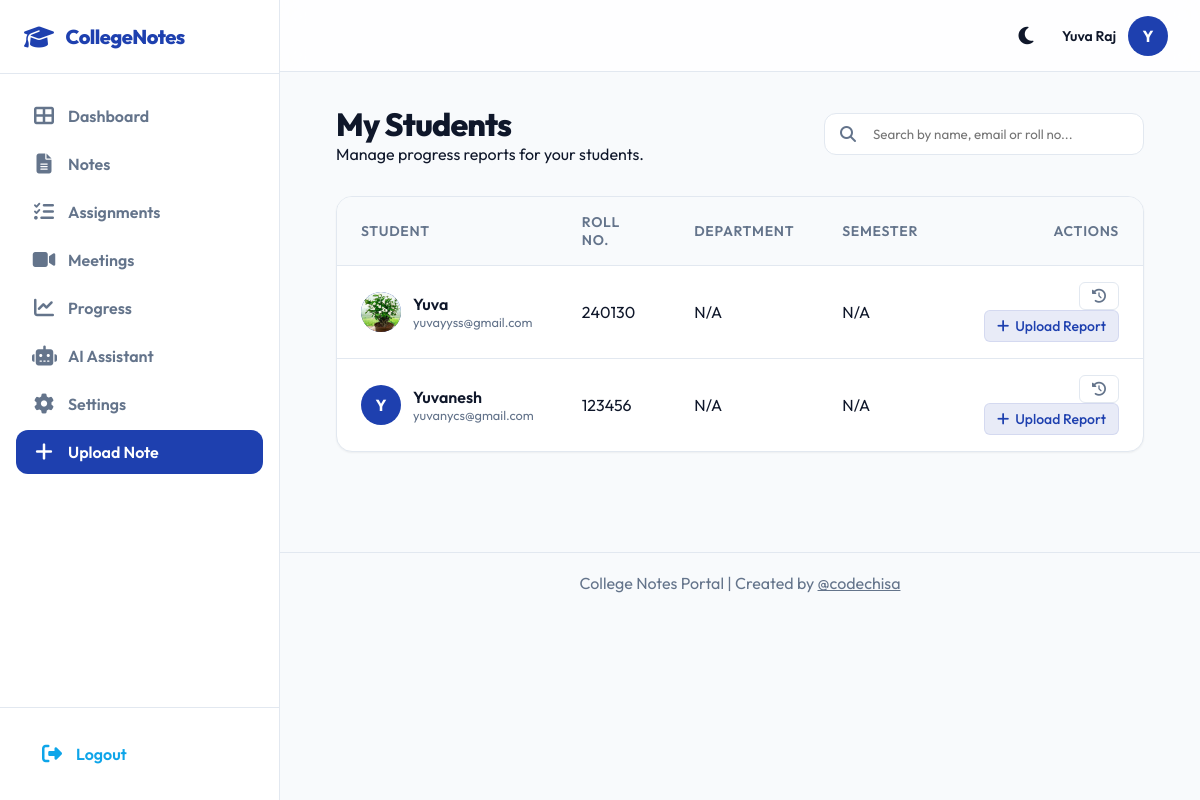
/students (signed in), run on the app's committed database.
### models.py (models this page shows, shortened)
class User(UserMixin, db.Model):
    id = db.Column(db.Integer, primary_key=True)
    username = db.Column(db.String(64), unique=True, nullable=False)
    enrollment_number = db.Column(db.String(50), unique=True, nullable=True)
    email = db.Column(db.String(120), unique=True, nullable=False)
    password_hash = db.Column(db.String(256), nullable=True)
    role = db.Column(db.String(20), nullable=False, default='student')
    created_at = db.Column(db.DateTime, default=lambda: datetime.now(UTC))
    bio = db.Column(db.Text, nullable=True)
    phone = db.Column(db.String(20), nullable=True)
    phone_verified = db.Column(db.Boolean, default=False)
    email_verified = db.Column(db.Boolean, default=False)
    two_factor_enabled = db.Column(db.Boolean, default=False)
    password_changed_at = db.Column(db.DateTime, nullable=True)
    college = db.Column(db.String(200), nullable=True)
    course = db.Column(db.String(100), nullable=True)
    department = db.Column(db.String(100), nullable=True)
    current_semester = db.Column(db.String(50), nullable=True)
    google_id = db.Column(db.String(100), unique=True, nullable=True)
    profile_picture_url = db.Column(db.String(500), nullable=True)
    auth_method = db.Column(db.String(20), default='password')
    otp_code = db.Column(db.String(6), nullable=True)
    otp_created_at = db.Column(db.DateTime, nullable=True)
    otp_attempts = db.Column(db.Integer, default=0)
    reset_token = db.Column(db.String(100), nullable=True)
    reset_token_created_at = db.Column(db.DateTime, nullable=True)
    notes = db.relationship('Note', backref='uploader', lazy=True)
    preferences = db.relationship('UserPreferences', backref='user', uselist=False, lazy=True)
    login_history = db.relationship('LoginHistory', backref='user', lazy=True)
    bookmarks = db.relationship('Bookmark', backref='user', lazy=True)
    ratings = db.relationship('Rating', backref='user', lazy=True)
    comments = db.relationship('Comment', backref='user', lazy=True)

### main.py (the view)
@app.route('/students')
@login_required
@role_required('professor')
def list_students():
    search = request.args.get('search', '').strip()
    query = User.query.filter_by(role='student')
    if search:
        query = query.filter((User.username.ilike(f'%{search}%')) | (User.email.ilike(f'%{search}%')) | (User.enrollment_number.ilike(f'%{search}%')))
    students = query.order_by(User.username.asc()).all()
    return render_template('students_list.html', students=students, search=search)

### app.py (called while the page is built)
@login_manager.user_loader
def load_user(user_id):
    from models import User
    return User.query.get(int(user_id))

### main.py (called while the page is built)
def role_required(role):
    def decorator(f):
        @wraps(f)
        def decorated_function(*args, **kwargs):
            if not current_user.is_authenticated:
                flash('Please log in.', 'warning')
                return redirect(url_for('login'))
            if current_user.role != role:
                flash('Not authorized.', 'danger')
                return redirect(url_for('dashboard'))
            return f(*args, **kwargs)
        return decorated_function
    return decorator

### templates/students_list.html (shortened to what this page needs)
{% extends "base.html" %}
{% block content %}
<div class="page-header">
    <div class="page-title">
        <h1>My Students</h1>
        <p class="text-muted">Manage progress reports for your students.</p>
    </div>
    <div class="search-box">
        <form action="{{ url_for('list_students') }}" method="GET">
            <i class="fas fa-search search-icon"></i>
            <input type="text" name="search" class="search-input" placeholder="Search by name, email or roll no..."
                value="{{ search }}">
        </form>
    </div>
</div>
<div class="students-table-wrapper">
    {% if students %}
    <table class="table">
        <thead>
            <tr>
                <th>Student</th>
                <th>Roll No.</th>
                <th>Department</th>
                <th>Semester</th>
                <th style="text-align: right;">Actions</th>
            </tr>
        </thead>
        <tbody>
            {% for student in students %}
            <tr>
                <td>
                    <div class="user-info">
                        <div class="user-avatar">
                            {% if student.profile_picture_url %}
                            <img src="{{ student.profile_picture_url }}" alt="{{ student.username }}">
                            {% else %}
                            {{ student.username[0]|upper }}
                            {% endif %}
                        </div>
                        <div>
                            <div style="font-weight: 600; color: var(--text-main);">{{ student.username }}</div>
                            <div style="font-size: 0.8rem; color: var(--text-muted);">{{ student.email }}</div>
                        </div>
                    </div>
                </td>
                <td>{{ student.enrollment_number or 'N/A' }}</td>
                <td>{{ student.department or 'N/A' }}</td>
                <td>{{ student.current_semester or 'N/A' }}</td>
                <td style="text-align: right;">
                    <a href="{{ url_for('list_progress', student_id=student.id) }}" class="action-btn btn-history"
                        title="View History">
                        <i class="fas fa-history"></i>
                    </a>
                    <a href="{{ url_for('upload_progress', student_id=student.id) }}" class="action-btn btn-upload">
                        <i class="fas fa-plus"></i> Upload Report
                    </a>
                </td>
            </tr>
            {% endfor %}
        </tbody>
    </table>
    {% else %}
    <div class="empty-state">
        <i class="fas fa-user-graduate" style="font-size: 48px; margin-bottom: 16px; opacity: 0.5;"></i>
        <h3>No students found</h3>
        <p>Try adjusting your search criteria.</p>
    </div>
    {% endif %}
</div>
{% endblock %}

### templates/base.html (shortened to what this page needs)
<!DOCTYPE html>
<html lang="en">
<head>
    <link rel="stylesheet" href="https://cdnjs.cloudflare.com/ajax/libs/font-awesome/6.4.0/css/all.min.css">
</head>
<body>
    <div class="app-container">
        {% if current_user.is_authenticated %}
        <aside class="sidebar" id="sidebar">
            <div class="sidebar-header">
                <a href="{{ url_for('home') }}" class="logo">
                    <i class="fas fa-graduation-cap"></i>
                    <span>CollegeNotes</span>
                </a>
            </div>
            <nav class="sidebar-nav">
                <a href="{{ url_for('dashboard') }}"
                    class="sidebar-link {{ 'active' if request.endpoint == 'dashboard' }}">
                    <i class="fas fa-th-large"></i> Dashboard
                </a>
                <a href="{{ url_for('list_notes') }}"
                    class="sidebar-link {{ 'active' if request.endpoint == 'list_notes' }}">
                    <i class="fas fa-file-alt"></i> Notes
                </a>
                <a href="{{ url_for('list_assignments') }}"
                    class="sidebar-link {{ 'active' if request.endpoint == 'list_assignments' }}">
                    <i class="fas fa-tasks"></i> Assignments
                </a>
                <a href="{{ url_for('list_meetings') }}"
                    class="sidebar-link {{ 'active' if request.endpoint == 'list_meetings' }}">
                    <i class="fas fa-video"></i> Meetings
                </a>
                <a href="{{ url_for('list_progress') }}"
                    class="sidebar-link {{ 'active' if request.endpoint == 'list_progress' }}">
                    <i class="fas fa-chart-line"></i> Progress
                </a>
                <a href="{{ url_for('ai_assistant') }}"
                    class="sidebar-link {{ 'active' if request.endpoint == 'ai_assistant' }}">
                    <i class="fas fa-robot"></i> AI Assistant
                </a>
                <a href="{{ url_for('settings') }}"
                    class="sidebar-link {{ 'active' if request.endpoint == 'settings' }}">
                    <i class="fas fa-cog"></i> Settings
                </a>
                {% if current_user.role == 'professor' %}
                <a href="{{ url_for('upload_note') }}" class="sidebar-link"
                    style="background: var(--primary); color: white;">
                    <i class="fas fa-plus"></i> Upload Note
                </a>
                {% endif %}
            </nav>
            <div class="sidebar-footer">
                <a href="{{ url_for('logout') }}" class="sidebar-link" style="color: var(--accent);">
                    <i class="fas fa-sign-out-alt"></i> Logout
                </a>
            </div>
        </aside>
        {% endif %}
        <div class="main-wrapper {{ 'with-sidebar' if current_user.is_authenticated else '' }}">
            <header class="top-bar">
                <div style="display: flex; align-items: center; gap: 16px;">
                    <button class="theme-toggle" id="themeToggle" onclick="toggleTheme()" title="Toggle Dark Mode">
                        <i class="fas fa-moon"></i>
                    </button>
                    {% if current_user.is_authenticated %}
                    <div class="user-profile" style="display: flex; align-items: center; gap: 12px;">
                        <span style="font-weight: 600; color: var(--text-main); font-size: 14px;" class="desktop-only">
                            {{ current_user.username or 'User' }}
                        </span>
                        <div
                            style="width: 40px; height: 40px; border-radius: 50%; background: var(--primary); color: white; display: flex; align-items: center; justify-content: center; font-weight: 700;">
                            {{ (current_user.username[0] if current_user.username else '?') | upper }}
                        </div>
                    </div>
                    {% else %}
                    <div style="display: flex; gap: 8px;">
                        <a href="{{ url_for('login') }}" class="btn btn-ghost desktop-only">Login</a>
                        <a href="{{ url_for('register') }}" class="btn btn-primary">Sign Up</a>
                    </div>
                    {% endif %}
                </div>
            </header>
            <main class="main-content">
                <div class="container">
                    {% block content %}{% endblock %}
                </div>
            </main>
            <footer>
                <div class="container">
                    <p>College Notes Portal | Created by <a href="https://www.youtube.com/@code_chisa"
                            style="color: var(--text-muted);">@codechisa</a> </p>
                </div>
            </footer>
        </div>
    </div>
        {% set messages = get_flashed_messages(with_categories=true) %}
</body>
</html>

### templates/base.html (style rules this page uses)
* { margin: 0; padding: 0; box-sizing: border-box; font-family: 'Outfit', sans-serif; }
:root { --primary: #1e40af; --primary-rgb: 30, 64, 175; --primary-light: #3b82f6; --primary-dark: #1e3a8a; --secondary: #64748b; --accent: #0ea5e9; --bg-body: #f8fafc; --bg-card: #ffffff; --text-main: #0f172a; --text-muted: #64748b; --border: #e2e8f0; --primary-color: var(--primary); --secondary-color: var(--secondary); --accent-color: var(--accent); --success-color: #10b981; --warning-color: #f59e0b; --danger-color: #ef4444; --light-color: #f1f5f9; --dark-color: #0f172a; --gray-color: var(--text-muted); --card-bg: var(--bg-card); --body-bg: var(--bg-body); --text-color: var(--text-main); --border-color: var(--border); --shadow: var(--shadow-lg); --shadow-sm: 0 1px 2px 0 rgb(0 0 0 / 0.05); --shadow-md: 0 4px 6px -1px rgb(0 0 0 / 0.1), 0 2px 4px -2px rgb(0 0 0 / 0.1); --shadow-lg: 0 10px 15px -3px rgb(0 0 0 / 0.1), 0 4px 6px -4px rgb(0 0 0 / 0.1); --radius-md: 12px; --radius-lg: 16px; --transition: all 0.3s cubic-bezier(0.4, 0, 0.2, 1); --header-bg: rgba(255, 255, 255, 0.8); }
body { background-color: var(--bg-body); color: var(--text-main); min-height: 100vh; display: flex; flex-direction: column; }
.app-container { display: flex; min-height: 100vh; }
.sidebar { width: 280px; background: var(--bg-card); border-right: 1px solid var(--border); height: 100vh; position: fixed; left: 0; top: 0; display: flex; flex-direction: column; z-index: 1000; transition: var(--transition); }
.sidebar-header { padding: 24px; border-bottom: 1px solid var(--border); }
.sidebar-nav { padding: 20px 16px; flex-grow: 1; display: flex; flex-direction: column; gap: 4px; }
.sidebar-link { display: flex; align-items: center; gap: 12px; padding: 12px 16px; border-radius: 12px; color: var(--text-muted); text-decoration: none; font-weight: 600; transition: var(--transition); }
.sidebar-link i { font-size: 20px; width: 24px; text-align: center; }
.sidebar-footer { padding: 24px; border-top: 1px solid var(--border); }
.main-wrapper { flex-grow: 1; margin-left: 0; display: flex; flex-direction: column; min-width: 0; }
.main-wrapper.with-sidebar { margin-left: 280px; }
.top-bar { height: 72px; background: var(--header-bg); backdrop-filter: blur(12px); -webkit-backdrop-filter: blur(12px); border-bottom: 1px solid var(--border); position: sticky; top: 0; z-index: 900; display: flex; align-items: center; justify-content: space-between; padding: 0 32px; }
.main-content { padding: 32px; padding-bottom: 100px; }
.container { max-width: 1280px; margin: 0 auto; padding: 0 24px; }
header { display: none; }
.logo { display: flex; align-items: center; gap: 12px; font-size: 20px; font-weight: 800; color: var(--primary); text-decoration: none; letter-spacing: -0.025em; }
.logo i { font-size: 24px; }
footer { text-align: center; padding: 20px 0; color: var(--text-muted); border-top: 1px solid var(--border); }
.theme-toggle { background: transparent; border: none; color: var(--text-main); width: 40px; height: 40px; border-radius: 50%; display: flex; align-items: center; justify-content: center; cursor: pointer; transition: var(--transition); font-size: 1.25rem; }

### data on the page
User: username "Yuva Raj", username "Y"
User: profile_picture_url (picture), username "Yuva", email "yuvayyss@gmail.com", enrollment_number "240130", department "N/A", current_semester "N/A"
User: username "Y", username "Yuvanesh", email "yuvanycs@gmail.com", enrollment_number "123456", department "N/A", current_semester "N/A"
